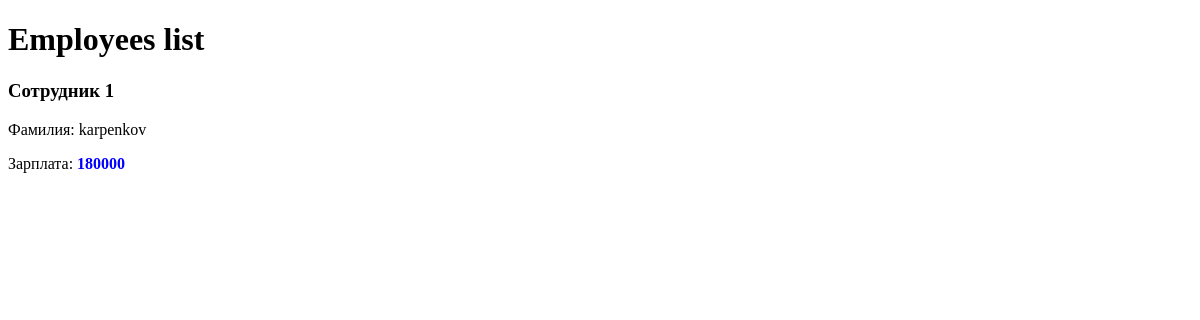
The app's page /, older data.
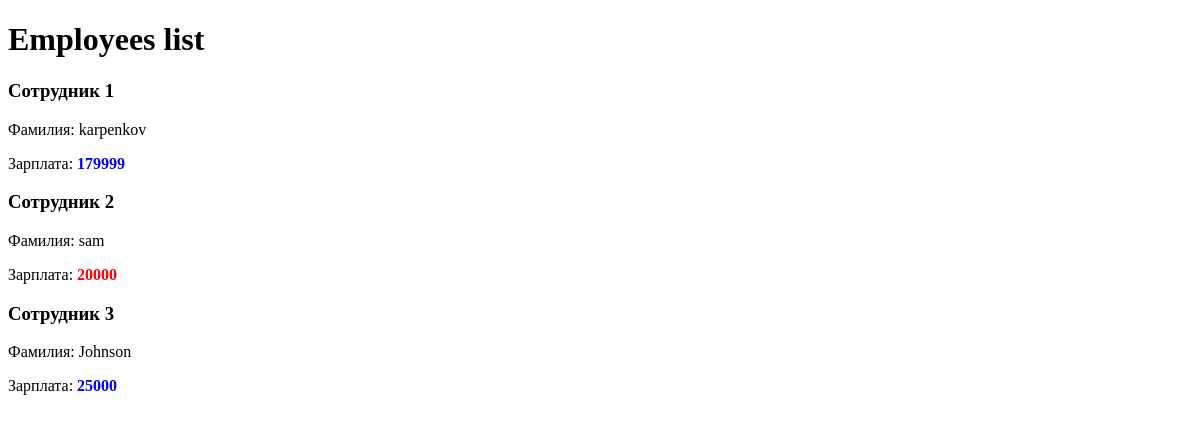
The same page, newer data.
### myApp1/models.py (models this page shows, shortened)
class Worker(models.Model):
    first_name = models.CharField(max_length=30, blank=False)
    last_name = models.CharField(max_length=30, blank=False)
    position = models.CharField(max_length=50)
    salary = models.IntegerField(default=0)
    hire_date = models.DateField()
    department = models.ForeignKey(Department, on_delete=models.SET_NULL, null=True, related_name='workers')

### myApp1/views.py (the view)
# urls.py: path('', index_page),
def index_page(request):
    all_workers = Worker.objects.all()
    dictionary = {'data': all_workers}
    return render(request, 'index.html', context=dictionary)
    workers_filtered = Worker.objects.filter(salary=20000)
    low_salary_workers = Worker.objects.filter(salary__lt=19000)
    high_salary_workers = Worker.objects.filter(salary__gt=30000)
    mid_salary_workers = Worker.objects.filter(salary__gte=20000)
    return render(request, 'index.html')

### templates/index.html (shortened to what this page needs)
<!DOCTYPE html>
<html lang="en">
  <head>
  </head>
  <body>
    <h1>Employees list</h1>
    {% for item in data %}
    <h3>Сотрудник {{forloop.counter}}</h3>
    <p>Фамилия: {{ item.last_name }}</p>
    Зарплата: {% if item.salary > 20000 %}
    <b style="color: blue"> {{item.salary}} </b>
    {% else %}
    <b style="color: red"> {{item.salary}} </b>
    {%endif %} {%endfor %}
  </body>
</html>

Row changes from the older to the newer data that the page shows:
changed Worker "karpenkov": salary "180000" → "179999"
added Worker: last_name "sam", salary "20000"
added Worker: last_name "Johnson", salary "25000"
